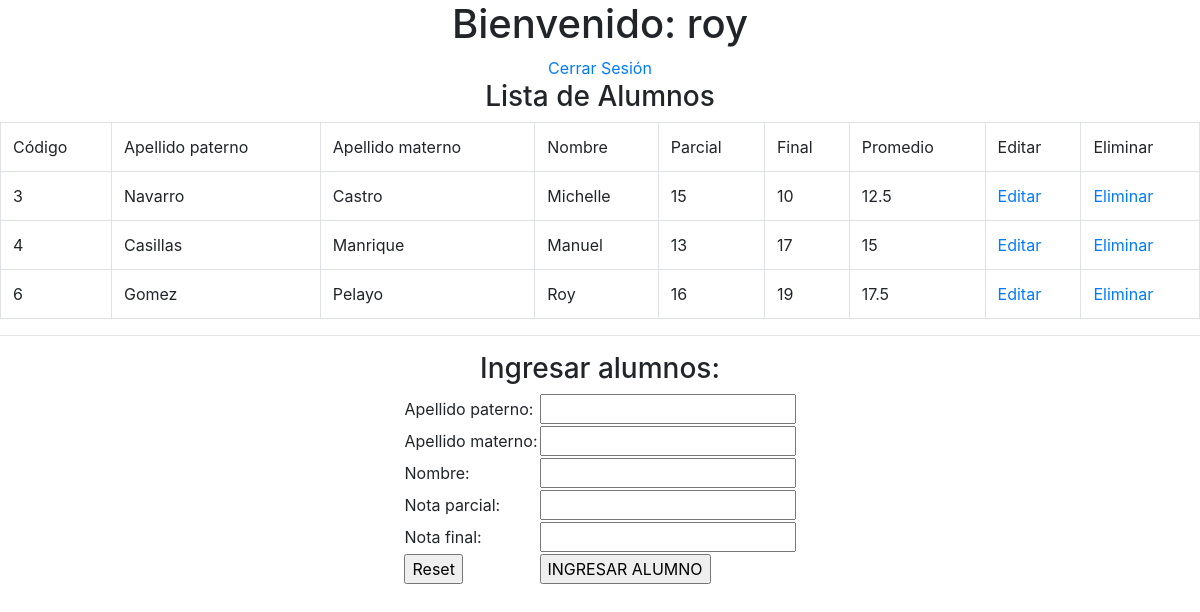
Screenshot of /index.php (signed in) with the database file from the repository.
### tables this page shows
CREATE TABLE `alumno` (
  `id_alumno` int(11) NOT NULL,
  `ap_paterno` varchar(100) NOT NULL,
  `ap_materno` varchar(100) NOT NULL,
  `nombre` varchar(100) NOT NULL,
  `ex_parcial` int(11) NOT NULL,
  `ex_final` int(11) NOT NULL
);

### index.php (the view, shortened to what this page needs)
<?php
if (!isset($_SESSION['nombre'])) {
	header('Location: login.php');
} elseif (isset($_SESSION['nombre'])) {
	include 'model/conexion.php';
	$sentencia = $bd->query("SELECT * FROM alumno;");
	$alumnos = $sentencia->fetchAll(PDO::FETCH_OBJ);
} else {
	echo "Error en el sistema";
}
?>
<!DOCTYPE html>
<html lang="es">
<head>
	<link rel="stylesheet" href="https://stackpath.bootstrapcdn.com/bootstrap/4.5.0/css/bootstrap.min.css">
</head>
<body>
	<center>
		<h1>Bienvenido: <?php echo $_SESSION['nombre'] ?></h1>
		<a href="cerrar.php">Cerrar Sesión</a>
		<h3>Lista de Alumnos</h3>
		<table class="table table-bordered">
			<tr>
				<td>Código</td>
				<td>Apellido paterno</td>
				<td>Apellido materno</td>
				<td>Nombre</td>
				<td>Parcial</td>
				<td>Final</td>
				<td>Promedio</td>
				<td>Editar</td>
				<td>Eliminar</td>
			</tr>
			<?php
			foreach ($alumnos as $dato) {
			?>
				<tr>
					<td><?php echo $dato->id_alumno; ?></td>
					<td><?php echo $dato->ap_paterno; ?></td>
					<td><?php echo $dato->ap_materno; ?></td>
					<td><?php echo $dato->nombre; ?></td>
					<td><?php echo $dato->ex_parcial; ?></td>
					<td><?php echo $dato->ex_final; ?></td>
					<td><?php echo ($dato->ex_final + $dato->ex_parcial) / 2; ?></td>
					<center>
					<td><a href="editar.php?id=<?php echo $dato->id_alumno; ?>">Editar</a></td>
					<td><a href="eliminar.php?id=<?php echo $dato->id_alumno; ?>">Eliminar</a></td>
					</center>
				</tr>
			<?php
			}
			?>
		</table>
		<hr>
		<h3>Ingresar alumnos:</h3>
		<form method="POST" action="insertar.php">
			<table>
				<tr>
					<td>Apellido paterno: </td>
					<td><input type="text" name="txtPaterno"></td>
				</tr>
				<tr>
					<td>Apellido materno: </td>
					<td><input type="text" name="txtMaterno"></td>
				</tr>
				<tr>
					<td>Nombre: </td>
					<td><input type="text" name="txtNombre"></td>
				</tr>
				<tr>
					<td>Nota parcial: </td>
					<td><input type="text" name="txtParcial"></td>
				</tr>
				<tr>
					<td>Nota final: </td>
					<td><input type="text" name="txtFinal"></td>
				</tr>
				<tr>
					<td><input type="reset" name=""></td>
					<td><input type="submit" value="INGRESAR ALUMNO"></td>
				</tr>
			</table>
		</form>
	</center>
</body>
</html>

### rows the page displays
alumno: id_alumno "3", ap_paterno "Navarro", ap_materno "Castro", nombre "Michelle", ex_parcial "15", ex_final "10", ($dato->ex_final + $dato->ex_parcial) / 2 "12.5"
alumno: id_alumno "4", ap_paterno "Casillas", ap_materno "Manrique", nombre "Manuel", ex_parcial "13", ex_final "17", ($dato->ex_final + $dato->ex_parcial) / 2 "15"
alumno: id_alumno "6", ap_paterno "Gomez", ap_materno "Pelayo", nombre "Roy", ex_parcial "16", ex_final "19", ($dato->ex_final + $dato->ex_parcial) / 2 "17.5"

### other values shown
$_SESSION['nombre'] "roy"
